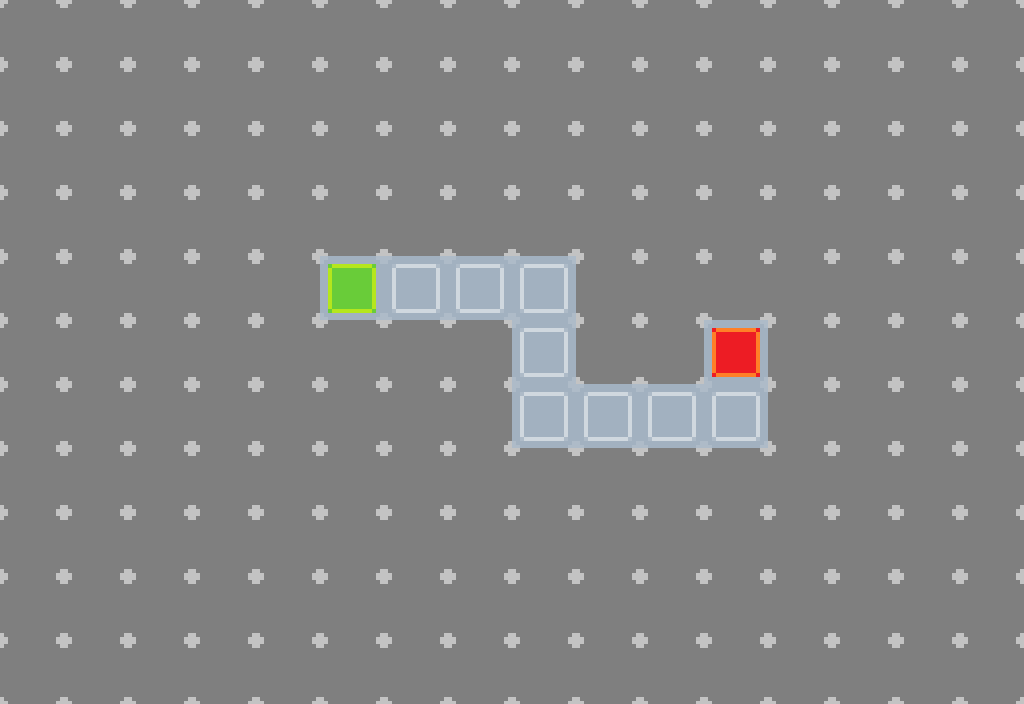

Tiled map render using the project's own tile images. Description and the whole map definition, tile-layer contents included, below:
An orthogonal 16x11 tile map with 64x64 px tiles, 1 tile layer (Kachelebene 1).

<map version="1.0" tiledversion="1.1.1" orientation="orthogonal" renderorder="left-down" width="16" height="11" tilewidth="64" tileheight="64" infinite="0" nextobjectid="1">
 <tileset firstgid="1" source="Level001.tsx" />
 <layer name="Kachelebene 1" width="16" height="11">
  <data encoding="csv">
1,1,1,1,1,1,1,1,1,1,1,1,1,1,1,1,
1,1,1,1,1,1,1,1,1,1,1,1,1,1,1,1,
1,1,1,1,1,1,1,1,1,1,1,1,1,1,1,1,
1,1,1,1,1,1,1,1,1,1,1,1,1,1,1,1,
1,1,1,1,1,4,2,2,2,1,1,1,1,1,1,1,
1,1,1,1,1,1,1,1,2,1,1,3,1,1,1,1,
1,1,1,1,1,1,1,1,2,2,2,2,1,1,1,1,
1,1,1,1,1,1,1,1,1,1,1,1,1,1,1,1,
1,1,1,1,1,1,1,1,1,1,1,1,1,1,1,1,
1,1,1,1,1,1,1,1,1,1,1,1,1,1,1,1,
1,1,1,1,1,1,1,1,1,1,1,1,1,1,1,1
</data>
 </layer>
</map>